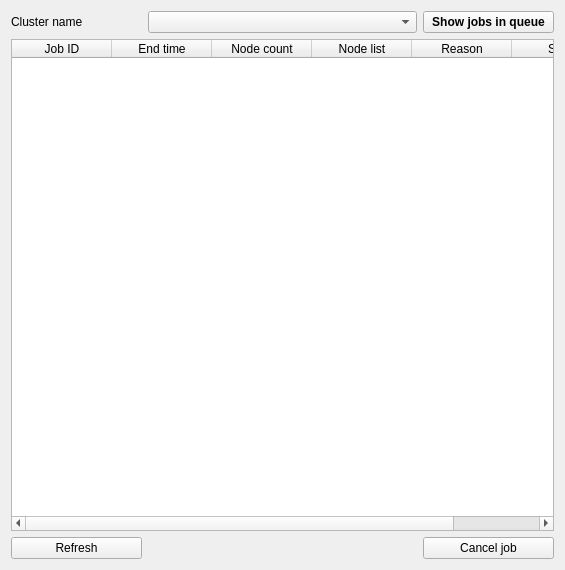
<?xml version="1.0" encoding="UTF-8"?>
<ui version="4.0">
 <class>Form</class>
 <widget class="QWidget" name="Form">
  <property name="geometry">
   <rect>
    <x>0</x>
    <y>0</y>
    <width>565</width>
    <height>570</height>
   </rect>
  </property>
  <property name="windowTitle">
   <string>Jobs</string>
  </property>
  <layout class="QGridLayout" name="gridLayout">
   <item row="3" column="0">
    <widget class="QPushButton" name="refresh_button">
     <property name="text">
      <string>Refresh</string>
     </property>
    </widget>
   </item>
   <item row="1" column="0">
    <widget class="QLabel" name="cluster_name_deployn_label_2">
     <property name="text">
      <string>Cluster name</string>
     </property>
    </widget>
   </item>
   <item row="1" column="3">
    <widget class="QPushButton" name="show_jobs_button">
     <property name="font">
      <font>
       <weight>75</weight>
       <bold>true</bold>
      </font>
     </property>
     <property name="text">
      <string>Show jobs in queue</string>
     </property>
    </widget>
   </item>
   <item row="3" column="3">
    <widget class="QPushButton" name="cancel_job_button">
     <property name="text">
      <string>Cancel job</string>
     </property>
     <property name="autoDefault">
      <bool>false</bool>
     </property>
     <property name="default">
      <bool>false</bool>
     </property>
     <property name="flat">
      <bool>false</bool>
     </property>
    </widget>
   </item>
   <item row="2" column="0" colspan="4">
    <widget class="QTableWidget" name="jobs_table">
     <property name="columnCount">
      <number>6</number>
     </property>
     <column>
      <property name="text">
       <string>Job ID</string>
      </property>
     </column>
     <column>
      <property name="text">
       <string>End time</string>
      </property>
     </column>
     <column>
      <property name="text">
       <string>Node count</string>
      </property>
     </column>
     <column>
      <property name="text">
       <string>Node list</string>
      </property>
     </column>
     <column>
      <property name="text">
       <string>Reason</string>
      </property>
     </column>
     <column>
      <property name="text">
       <string>State</string>
      </property>
     </column>
    </widget>
   </item>
   <item row="1" column="1" colspan="2">
    <widget class="QComboBox" name="cluster_names_box"/>
   </item>
  </layout>
 </widget>
 <tabstops>
  <tabstop>cluster_names_box</tabstop>
  <tabstop>show_jobs_button</tabstop>
  <tabstop>jobs_table</tabstop>
  <tabstop>refresh_button</tabstop>
  <tabstop>cancel_job_button</tabstop>
 </tabstops>
 <resources/>
 <connections/>
</ui>
